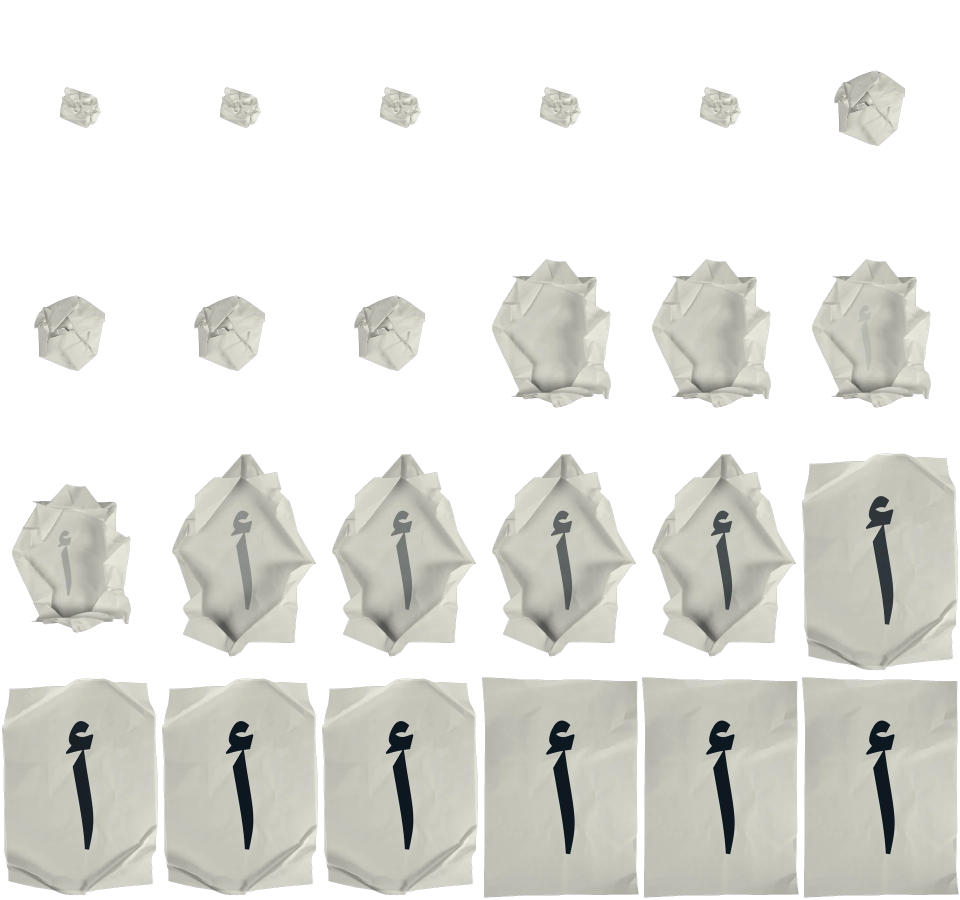
#> input picture prototype/assets/img/crumple-ar.webp, 1920 x 1800 px, given as the content of the folder ~/Desktop/new bts/digital adds, which was not available (shown at 1/2 size)
$ python import_bts.py ../prototype/assets/img/crumple-ar.webp
#> lines starting #> are read from the running program, lines starting #| are printed output that depends on the picture; pictures that were not available may be replaced by others from this repository, and a replacement may not be noted
# The 2026-08-23 import: the agency's `new bts` folder and the digital ads
# inside it, derived and put on R2.
#
# ⚠️ THE SOURCE FILENAMES ARE CDN HASHES. Instagram and Facebook hand a file
# back as `565753077_18066765746366841_...jpg.jpeg` or `AQMYvkc0_6tMd...mp4`,
# and Arabic names strip to nothing through a slug function — which is how an
# earlier import produced `copy-of-1` and `copy-of-2`. Everything here is named
# on the way in: the clips and stills continue the `bts-NN` run the 2026-08-16
# import started (it ends at bts-25 plus bts-montage), and the ads are named
# after their campaign the way `design-grillit-*` is named after its client.
#
# ⚠️ The four clips are already H.264 at 1-3 Mbps and 720x1280, so they take a
# faststart REMUX and no re-encode: `-c copy` moves the moov atom to the front
# and does not touch a pixel. Check `codec_name` before assuming that of any
# other import — the 2026-08-16 batch was HEVC and had to be re-encoded.
#
# ⚠️ `Copy of AliphxBader_BTS.mp4` is deliberately NOT imported. It is the 4K
# master of the 65s montage, and its web derivative is already on the bucket as
# video/bts-montage.mp4 from the 2026-08-16 import — same 65.1s length. A
# second copy under a new key would be the same film twice.
#
#   python resources/import_bts.py           # derive only
#   python resources/import_bts.py --upload  # derive, then put on R2

import glob, json, os, subprocess, sys
from PIL import Image

HERE = os.path.dirname(os.path.abspath(__file__))
ROOT = os.path.dirname(HERE)
SRC = os.path.expanduser(r"~\Desktop\new bts")
OUT = os.path.join(HERE, "thumb-cache", "import")     # gitignored
FFDIR = os.path.join(os.environ.get("LOCALAPPDATA", ""), "Microsoft", "WinGet",
                     "Packages",
                     "Gyan.FFmpeg_Microsoft.Winget.Source_8wekyb3d8bbwe",
                     "ffmpeg-9.0-full_build", "bin")
FFMPEG = os.path.join(FFDIR, "ffmpeg.exe")            # not on PATH on this box
BUCKET = "aliph-media"
ACCOUNT = "6c60bd775004cfa0082f768c356c7242"

LONG = 1600      # the archive size, same as every other still on the bucket
THUMB = 600      # the tile derivative — see thumb_media.py for why


def say(s):
    sys.stdout.write(str(s).encode("ascii", "replace").decode() + "\n")
    sys.stdout.flush()


def still(src, name, out):
#> called with src = '_only/crumple-ar.webp', name = 'design-haqqak-1', out = 'resources/thumb-cache/import'
    im = Image.open(src).convert("RGB")
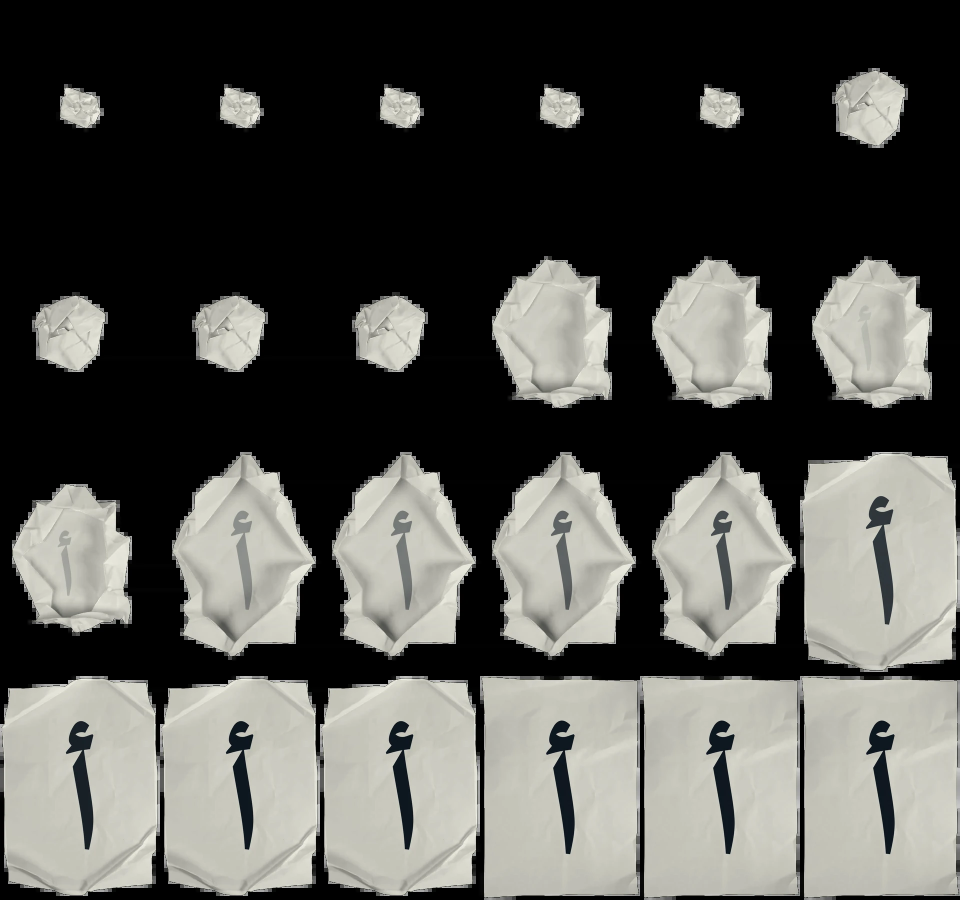
#> im: PIL image 1920x1800 RGB (shown at 1/2 size); mean R, G, B 85, 84.9, 80.7
    w0, h0 = im.size
#> w0 = 1920; h0 = 1800
    im.thumbnail((LONG, LONG), Image.LANCZOS)
#> im: PIL image 1600x1500 RGB
    big = os.path.join(out, name + ".webp")
    im.save(big, "WEBP", quality=82, method=6)
    th = im.copy()
    if th.width > THUMB:
        th = th.resize((THUMB, max(1, round(th.height * THUMB / th.width))), Image.LANCZOS)
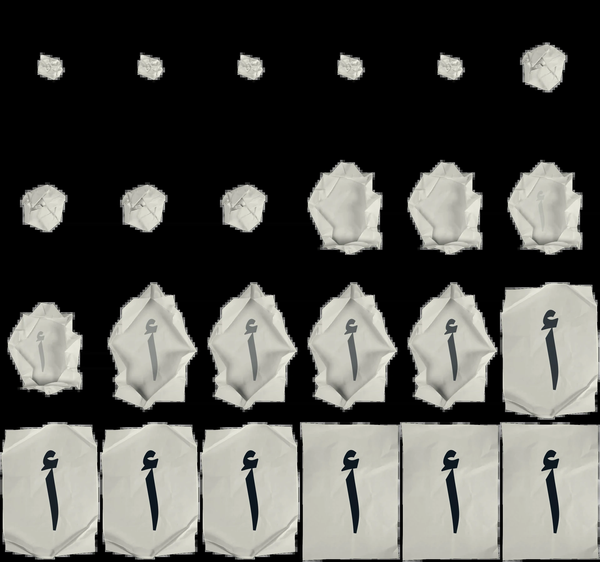
#> th: PIL image 600x562 RGB; mean R, G, B 85.2, 85.1, 80.9
    small = os.path.join(out, name + ".thumb.webp")
    th.save(small, "WEBP", quality=76, method=6)
    say("  %-22s %d x %d -> %d x %d  %.0f KB (+%.0f KB thumb)"
        % (name, w0, h0, im.width, im.height,
           os.path.getsize(big) / 1024, os.path.getsize(small) / 1024))
    return {"name": name, "w": im.width, "h": im.height,
            "r": round(im.width / im.height, 4), "big": big, "thumb": small}


def clip(src, name, out):
    mp4 = os.path.join(out, name + ".mp4")
    subprocess.run([FFMPEG, "-y", "-v", "error", "-i", src,
                    "-c", "copy", "-movflags", "+faststart", mp4], check=True)
    png = os.path.join(out, name + ".poster.png")
    subprocess.run([FFMPEG, "-y", "-v", "error", "-i", src, "-frames:v", "1",
                    "-ss", "0.6", png], check=True)
    im = Image.open(png).convert("RGB")
    w, h = im.size
    im.thumbnail((LONG, LONG), Image.LANCZOS)
    poster = os.path.join(out, name + ".webp")
    im.save(poster, "WEBP", quality=80, method=6)
    th = im.copy()
    if th.width > THUMB:
        th = th.resize((THUMB, max(1, round(th.height * THUMB / th.width))), Image.LANCZOS)
    small = os.path.join(out, name + ".thumb.webp")
    th.save(small, "WEBP", quality=76, method=6)
    os.remove(png)
    # ⚠️ moov before mdat, or nothing plays until the whole file has arrived.
    head = open(mp4, "rb").read(400000)
    if not (0 <= head.find(b"moov") < head.find(b"mdat")):
        raise SystemExit("faststart failed on " + name)
    say("  %-22s %d x %d  %.1f MB  poster %.0f KB"
        % (name, w, h, os.path.getsize(mp4) / 1e6, os.path.getsize(poster) / 1024))
    return {"name": name, "w": w, "h": h, "r": round(w / h, 4),
            "video": mp4, "poster": poster, "thumb": small}


# 🔴 NOT `immutable`, AND NOT A YEAR (2026-08-30).
# What was here was `public, max-age=31536000, immutable`, and it is the whole
# of the agency's "ur still using the old رفع اللقطة clip". `immutable` is a
# promise that the bytes at this URL will never change. This pipeline REPLACES
# bytes at fixed keys — bts-29 was swapped on 2026-08-27 — so the promise was
# false, and Cloudflare kept its word instead of ours: measured on 2026-08-30,
# a plain GET of video/bts-29.mp4 returned `cf-cache-status: HIT`, `Age:
# 616452` and the 1.14 MB watermarked clip from 2026-08-23, seven days after
# the 4.27 MB replacement went into the bucket.
#
# ⚠️ AND A HEAD REQUEST DID NOT SHOW IT. HEAD on the same URL answered with
# the NEW ETag and length — HEAD and GET are separate edge entries — which is
# why the replacement was recorded as "verified live" and stayed broken for
# three days. Verify a replace-in-place with an unmodified GET and a hash of
# the BODY. A cache-buster query proves nothing: it is a different cache key.
#
# A day is long enough that the edge still absorbs the traffic and short
# enough that a replacement is everywhere by tomorrow. The real end state is
# versioned keys — bts-29.v2.mp4 — which is the only way to have both a long
# max-age and replaceable media; until then, this is the number.
def upload(key, path, ctype):
    subprocess.run(
        ["npx.cmd", "wrangler", "r2", "object", "put", BUCKET + "/" + key,
         "--file", path, "--content-type", ctype,
         "--cache-control", "public, max-age=86400", "--remote"],
        cwd=ROOT, check=True,
        env=dict(os.environ, CLOUDFLARE_ACCOUNT_ID=ACCOUNT),
        stdout=subprocess.DEVNULL)


def main():
    os.makedirs(OUT, exist_ok=True)
    puts = []      # (key, path, content-type)
    rows = {"design": [], "bts": []}

    # ── the digital ads ──
    # One campaign, «حقك تعرف حقك», for مكاتب خدمات الرفاه الاجتماعي — القدس.
    # ⚠️ img/design-newmat-27 and -28 on the bucket are the same two layouts at
    # 1280px from the 2026-08-16 import; these are the 4500px masters, so they
    # supersede them. The old keys are left in place and referenced by nothing.
    ads = sorted(glob.glob(os.path.join(SRC, "digital adds", "*")))
    say("digital ads: %d" % len(ads))
    for i, f in enumerate(ads, 1):
        r = still(f, "design-haqqak-%d" % i, OUT)
        puts.append(("img/%s.webp" % r["name"], r["big"], "image/webp"))
        puts.append(("thumb/%s.webp" % r["name"], r["thumb"], "image/webp"))
        rows["design"].append(r)

    # ── the behind-the-scenes stills ──
    stills = sorted(glob.glob(os.path.join(SRC, "*.jpeg")))
    say("bts stills: %d" % len(stills))
    for i, f in enumerate(stills):
        r = still(f, "bts-%02d" % (26 + i), OUT)
        puts.append(("img/%s.webp" % r["name"], r["big"], "image/webp"))
        puts.append(("thumb/%s.webp" % r["name"], r["thumb"], "image/webp"))
        rows["bts"].append(r)

    # ── the behind-the-scenes clips ──
    clips = [f for f in sorted(glob.glob(os.path.join(SRC, "*.mp4")))
             if "AliphxBader" not in f]        # see the header
    say("bts clips: %d" % len(clips))
    for i, f in enumerate(clips):
        r = clip(f, "bts-%02d" % (28 + i), OUT)
        puts.append(("video/%s.mp4" % r["name"], r["video"], "video/mp4"))
        puts.append(("poster/%s.webp" % r["name"], r["poster"], "image/webp"))
        puts.append(("thumb/%s.webp" % r["name"], r["thumb"], "image/webp"))
        rows["bts"].append(r)

    open(os.path.join(OUT, "import.json"), "w", encoding="utf-8").write(
        json.dumps(rows, ensure_ascii=False, indent=1, default=str))
    say("%d objects to put" % len(puts))

    if "--upload" in sys.argv:
        for i, (key, path, ctype) in enumerate(puts, 1):
            upload(key, path, ctype)
            say("  %2d/%d  %s" % (i, len(puts), key))
        say("uploaded %d" % len(puts))


if __name__ == "__main__":
    main()

$ run again, on prototype/assets/img/note-contact.webp
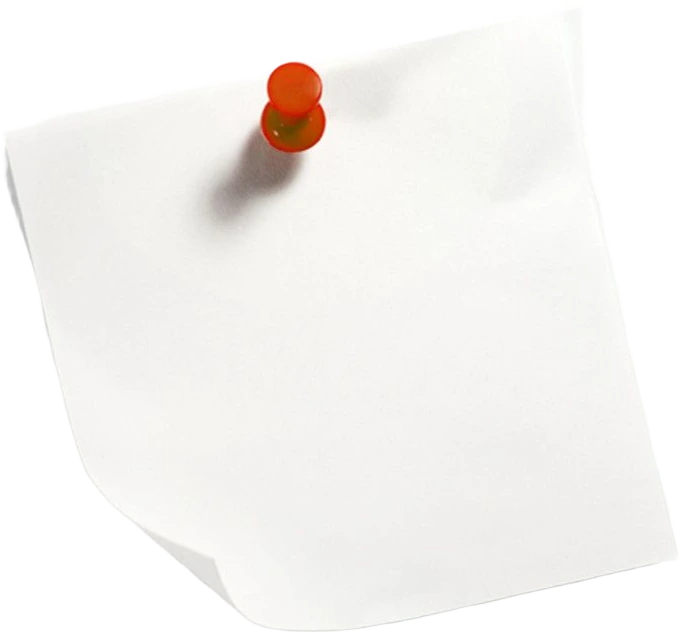
#> input picture prototype/assets/img/note-contact.webp, 680 x 633 px, given as the content of the folder ~/Desktop/new bts/digital adds, which was not available
#> in still, `im = Image.open(src).convert("RGB")`:
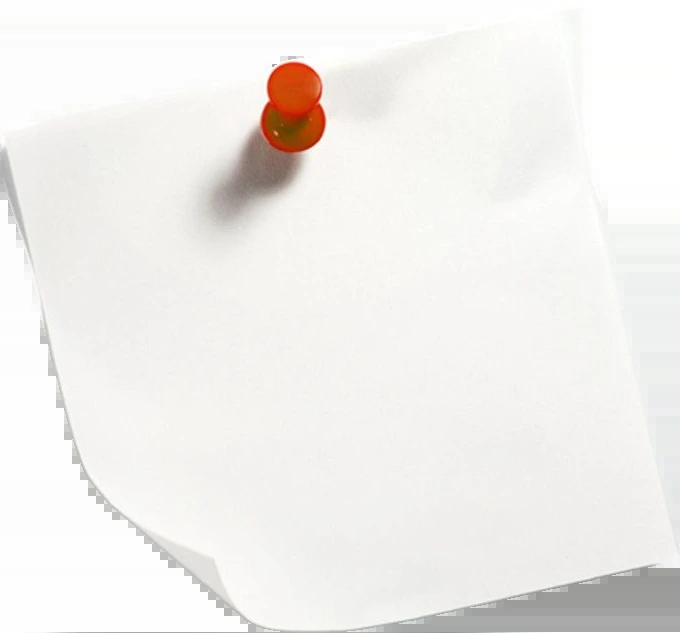
#> im: PIL image 680x633 RGB; mean R, G, B 241.5, 239.2, 236.5

$ run again, on prototype/assets/img/note-start.webp
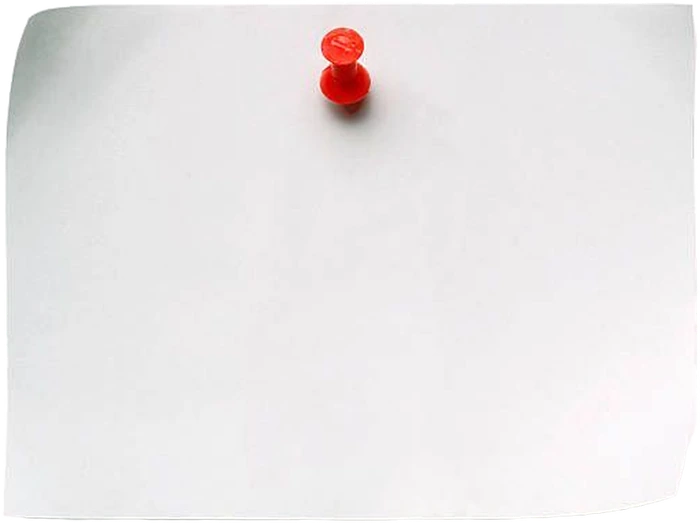
#> input picture prototype/assets/img/note-start.webp, 700 x 523 px, given as the content of the folder ~/Desktop/new bts/digital adds, which was not available
#> in still, `im = Image.open(src).convert("RGB")`:
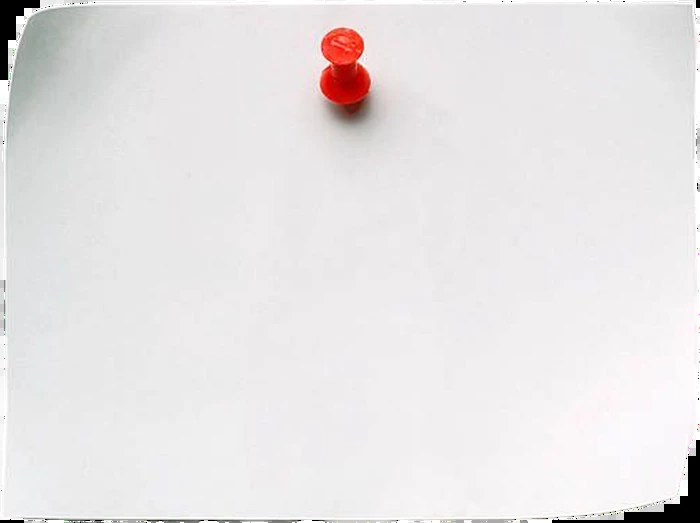
#> im: PIL image 700x523 RGB; mean R, G, B 231.6, 228.7, 229.1
